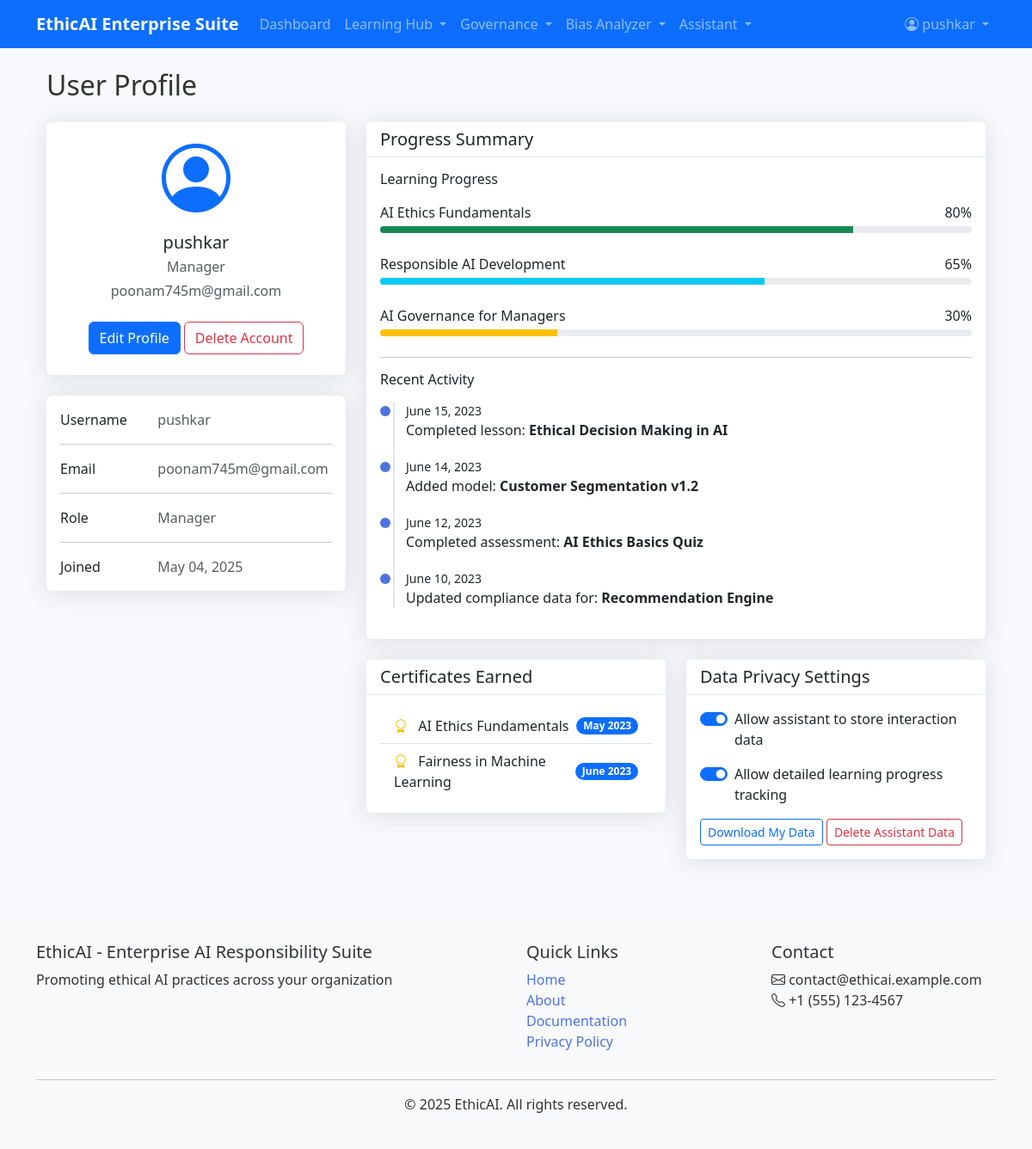
Screenshot of /auth/profile (signed in) with the database file from the repository.
### app/models.py (models this page shows, shortened)
class User(UserMixin, db.Model):
    id = db.Column(db.Integer, primary_key=True)
    username = db.Column(db.String(64), index=True, unique=True)
    email = db.Column(db.String(120), index=True, unique=True)
    password_hash = db.Column(db.String(128))
    role = db.Column(db.String(20), default=ROLES['USER'])
    is_active = db.Column(db.Boolean, default=True)
    created_at = db.Column(db.DateTime, default=datetime.utcnow)
    certificates = db.relationship('Certificate', backref='user', lazy='dynamic')
    ai_models = db.relationship('AIModel', backref='owner', lazy='dynamic')
    assessments = db.relationship('Assessment', backref='user', lazy='dynamic')
    assistant_interactions = db.relationship('AssistantInteraction', backref='user', lazy='dynamic')

### app/auth/routes.py (the view)
@bp.route('/profile', methods=['GET'])
@login_required
def profile():
    return render_template('auth/profile.html', title='Profile', user=current_user)

### app/models.py (called while the page is built)
@login_manager.user_loader
def load_user(id):
    return User.query.get(int(id))

### app/templates/auth/profile.html (shortened to what this page needs)
{% extends "base.html" %}
{% block content %}
<div class="container">
    <h1 class="h2 mb-4">User Profile</h1>
    <div class="row">
        <div class="col-lg-4">
            <div class="card mb-4">
                <div class="card-body text-center">
                    <div class="mb-3">
                        <i class="bi bi-person-circle display-1 text-primary"></i>
                    </div>
                    <h5 class="mb-1">{{ current_user.username }}</h5>
                    <p class="text-muted mb-1">{{ current_user.role|title }}</p>
                    <p class="text-muted mb-4">{{ current_user.email }}</p>
                    <div class="d-flex justify-content-center mb-2">
                        <button type="button" class="btn btn-primary" data-bs-toggle="modal" data-bs-target="#editProfileModal">Edit Profile</button>
                        <button type="button" class="btn btn-outline-danger ms-1" data-bs-toggle="modal" data-bs-target="#deleteAccountModal">Delete Account</button>
                    </div>
                </div>
            </div>
            <div class="card mb-4">
                <div class="card-body">
                    <div class="row">
                        <div class="col-sm-4">
                            <p class="mb-0">Username</p>
                        </div>
                        <div class="col-sm-8">
                            <p class="text-muted mb-0">{{ current_user.username }}</p>
                        </div>
                    </div>
                    <hr>
                    <div class="row">
                        <div class="col-sm-4">
                            <p class="mb-0">Email</p>
                        </div>
                        <div class="col-sm-8">
                            <p class="text-muted mb-0">{{ current_user.email }}</p>
                        </div>
                    </div>
                    <hr>
                    <div class="row">
                        <div class="col-sm-4">
                            <p class="mb-0">Role</p>
                        </div>
                        <div class="col-sm-8">
                            <p class="text-muted mb-0">{{ current_user.role|title }}</p>
                        </div>
                    </div>
                    <hr>
                    <div class="row">
                        <div class="col-sm-4">
                            <p class="mb-0">Joined</p>
                        </div>
                        <div class="col-sm-8">
                            <p class="text-muted mb-0">{{ current_user.created_at.strftime('%B %d, %Y') }}</p>
                        </div>
                    </div>
                </div>
            </div>
        </div>
        <div class="col-lg-8">
            <div class="card mb-4">
                <div class="card-header">
                    <h5 class="mb-0">Progress Summary</h5>
                </div>
                <div class="card-body">
                    <h6 class="mb-3">Learning Progress</h6>
                    <div class="mb-4">
                        <div class="d-flex justify-content-between mb-1">
                            <span>AI Ethics Fundamentals</span>
                            <span>80%</span>
                        </div>
                        <div class="progress" style="height: 8px;">
                            <div class="progress-bar bg-success" role="progressbar" style="width: 80%;" aria-valuenow="80" aria-valuemin="0" aria-valuemax="100"></div>
                        </div>
                    </div>
                    <div class="mb-4">
                        <div class="d-flex justify-content-between mb-1">
                            <span>Responsible AI Development</span>
                            <span>65%</span>
                        </div>
                        <div class="progress" style="height: 8px;">
                            <div class="progress-bar bg-info" role="progressbar" style="width: 65%;" aria-valuenow="65" aria-valuemin="0" aria-valuemax="100"></div>
                        </div>
                    </div>
                    <div class="mb-4">
                        <div class="d-flex justify-content-between mb-1">
                            <span>AI Governance for Managers</span>
                            <span>30%</span>
                        </div>
                        <div class="progress" style="height: 8px;">
                            <div class="progress-bar bg-warning" role="progressbar" style="width: 30%;" aria-valuenow="30" aria-valuemin="0" aria-valuemax="100"></div>
                        </div>
                    </div>
                    <hr>
                    <h6 class="mb-3">Recent Activity</h6>
                    <div class="audit-timeline">
                        <div class="audit-item">
                            <div class="small text-gray-500">June 15, 2023</div>
                            <div>Completed lesson: <strong>Ethical Decision Making in AI</strong></div>
                        </div>
                        <div class="audit-item">
                            <div class="small text-gray-500">June 14, 2023</div>
                            <div>Added model: <strong>Customer Segmentation v1.2</strong></div>
                        </div>
                        <div class="audit-item">
                            <div class="small text-gray-500">June 12, 2023</div>
                            <div>Completed assessment: <strong>AI Ethics Basics Quiz</strong></div>
                        </div>
                        <div class="audit-item">
                            <div class="small text-gray-500">June 10, 2023</div>
                            <div>Updated compliance data for: <strong>Recommendation Engine</strong></div>
                        </div>
                    </div>
                </div>
            </div>
            <div class="row">
                <div class="col-md-6">
                    <div class="card mb-4">
                        <div class="card-header">
                            <h5 class="mb-0">Certificates Earned</h5>
                        </div>
                        <div class="card-body">
                            <div class="list-group list-group-flush">
                                <a href="#" class="list-group-item list-group-item-action d-flex justify-content-between align-items-center">
                                    <div>
                                        <i class="bi bi-award text-warning me-2"></i>
                                        AI Ethics Fundamentals
                                    </div>
                                    <span class="badge bg-primary rounded-pill">May 2023</span>
                                </a>
                                <a href="#" class="list-group-item list-group-item-action d-flex justify-content-between align-items-center">
                                    <div>
                                        <i class="bi bi-award text-warning me-2"></i>
                                        Fairness in Machine Learning
                                    </div>
                                    <span class="badge bg-primary rounded-pill">June 2023</span>
                                </a>
                            </div>
                        </div>
                    </div>
                </div>
                <div class="col-md-6">
                    <div class="card mb-4">
                        <div class="card-header">
                            <h5 class="mb-0">Data Privacy Settings</h5>
                        </div>
                        <div class="card-body">
                            <div class="form-check form-switch mb-3">
                                <input class="form-check-input" type="checkbox" id="assistantDataConsent" checked>
                                <label class="form-check-label" for="assistantDataConsent">
                                    Allow assistant to store interaction data
                                </label>
                            </div>
                            <div class="form-check form-switch mb-3">
                                <input class="form-check-input" type="checkbox" id="learningDataConsent" checked>
                                <label class="form-check-label" for="learningDataConsent">
                                    Allow detailed learning progress tracking
                                </label>
                            </div>
                            <div class="mt-3">
                                <button class="btn btn-sm btn-outline-primary" onclick="return downloadMyData()">Download My Data</button>
                                <button class="btn btn-sm btn-outline-danger" onclick="return deleteAssistantData()">Delete Assistant Data</button>
                            </div>
                        </div>
                    </div>
                </div>
            </div>
        </div>
    </div>
</div>
{% endblock %}

### app/templates/base.html (shortened to what this page needs)
<!DOCTYPE html>
<html lang="en">
<head>
    <link rel="stylesheet" href="https://cdn.jsdelivr.net/npm/bootstrap@5.3.0/dist/css/bootstrap.min.css">
    <link rel="stylesheet" href="{{ url_for('static', filename='css/styles.css') }}">
    <link rel="stylesheet" href="{{ url_for('static', filename='css/loading.css') }}">
    <link rel="stylesheet" href="{{ url_for('static', filename='css/gene-loader.css') }}">
    <link rel="stylesheet" href="https://cdn.jsdelivr.net/npm/bootstrap-icons@1.10.0/font/bootstrap-icons.css">
</head>
<body>
    <header>
        <nav class="navbar navbar-expand-lg navbar-dark bg-primary">
            <div class="container">
                <a class="navbar-brand" href="{{ url_for('main.index') }}">
                    <strong>EthicAI</strong> <span class="text-light">Enterprise Suite</span>
                </a>
                <div class="collapse navbar-collapse" id="navbarNav">
                    <ul class="navbar-nav me-auto">
                        {% if current_user.is_authenticated %}
                        <li class="nav-item">
                            <a class="nav-link" href="{{ url_for('main.dashboard') }}">Dashboard</a>
                        </li>
                        <li class="nav-item dropdown">
                            <a class="nav-link dropdown-toggle" href="#" id="learningDropdown" role="button" data-bs-toggle="dropdown">
                                Learning Hub
                            </a>
                        </li>
                        <li class="nav-item dropdown">
                            <a class="nav-link dropdown-toggle" href="#" id="governanceDropdown" role="button" data-bs-toggle="dropdown">
                                Governance
                            </a>
                        </li>
                        <li class="nav-item dropdown">
                            <a class="nav-link dropdown-toggle" href="#" id="biasDropdown" role="button" data-bs-toggle="dropdown">
                                Bias Analyzer
                            </a>
                        </li>
                        <li class="nav-item dropdown">
                            <a class="nav-link dropdown-toggle" href="#" id="assistantDropdown" role="button" data-bs-toggle="dropdown">
                                Assistant
                            </a>
                        </li>
                        {% endif %}
                    </ul>
                    <ul class="navbar-nav ms-auto">
                        {% if current_user.is_authenticated %}
                        <li class="nav-item dropdown">
                            <a class="nav-link dropdown-toggle" href="#" id="userDropdown" role="button" data-bs-toggle="dropdown">
                                <i class="bi bi-person-circle"></i> {{ current_user.username }}
                            </a>
                        </li>
                        {% endif %}
                    </ul>
                </div>
            </div>
        </nav>
    </header>
    <main class="container mt-4">
        {% block content %}{% endblock %}
    </main>
    <footer class="bg-light py-4 mt-5">
        <div class="container">
            <div class="row">
                <div class="col-md-6">
                    <h5>EthicAI - Enterprise AI Responsibility Suite</h5>
                    <p>Promoting ethical AI practices across your organization</p>
                </div>
                <div class="col-md-3">
                    <h5>Quick Links</h5>
                    <ul class="list-unstyled">
                        <li><a href="{{ url_for('main.index') }}">Home</a></li>
                        <li><a href="#">About</a></li>
                        <li><a href="#">Documentation</a></li>
                        <li><a href="#">Privacy Policy</a></li>
                    </ul>
                </div>
                <div class="col-md-3">
                    <h5>Contact</h5>
                    <ul class="list-unstyled">
                        <li><i class="bi bi-envelope"></i> contact@ethicai.example.com</li>
                        <li><i class="bi bi-telephone"></i> +1 (555) 123-4567</li>
                    </ul>
                </div>
            </div>
            <hr>
            <div class="text-center">
                <p>&copy; {{ 2025 }} EthicAI. All rights reserved.</p>
            </div>
        </div>
    </footer>
</body>
</html>

### app/static/css/styles.css (style rules this page uses)
:root { --primary-color: #4e73df; --secondary-color: #2c9faf; --success-color: #1cc88a; --danger-color: #e74a3b; --warning-color: #f6c23e; --info-color: #36b9cc; --dark-color: #5a5c69; --light-color: #f8f9fc; }
body { font-family: 'Nunito', 'Segoe UI', Roboto, Arial, sans-serif; background-color: #f8f9fc; color: #333; }
a { color: var(--primary-color); text-decoration: none; }
.card { border: none; box-shadow: 0 0.15rem 1.75rem 0 rgba(58, 59, 69, 0.15); transition: transform 0.3s, box-shadow 0.3s; }
.card-header { background-color: white; border-bottom: 1px solid #e3e6f0; }
.navbar-brand { font-weight: 800; }
.navbar-dark .navbar-brand { color: white; }
.audit-timeline { position: relative; padding-left: 30px; }
.audit-timeline::before { content: ''; position: absolute; left: 15px; top: 0; height: 100%; width: 2px; background-color: #e3e6f0; }
.audit-item { position: relative; margin-bottom: 20px; }
.audit-item::before { content: ''; position: absolute; left: -30px; top: 5px; width: 12px; height: 12px; border-radius: 50%; background-color: var(--primary-color); }

### app/static/css/loading.css (style rules this page uses)
.btn { transition: all 0.2s ease-in-out; }

### rows the page displays
User: username "pushkar", role "Manager", email "poonam745m@gmail.com", created_at "May 04, 2025"

### other values shown
{{ 2025 }} "2025"
